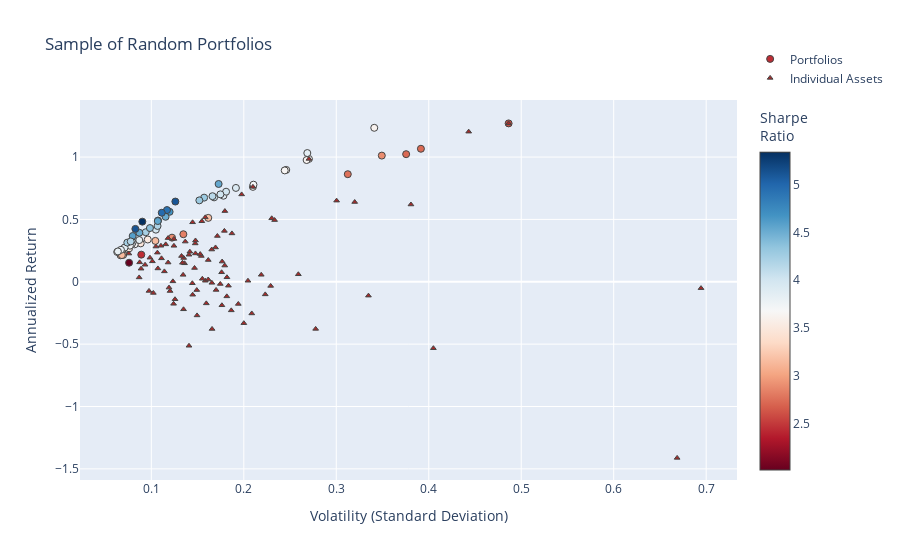

The notebook cell saved with this chart:
### Code cell
fig2 = go.Figure()

fig2.add_trace(go.Scatter(
    x=[np.sqrt(p["variance"]) for p in dominant_portfolios],  # Convert variance to volatility
    y=[p["return"] for p in dominant_portfolios],
    mode='markers',
    marker=dict(
        color=[p["return"] / (np.sqrt(p["variance"])) for p in dominant_portfolios],  # Sharpe Ratio
        showscale=True,
        size=7,
        line=dict(width=1),
        colorscale="RdBu",
        colorbar=dict(title="Sharpe<br>Ratio")
    ),
    hoverinfo='text',
    text=[
        f"Return: {p['return']:.3%}<br>Volatility: {np.sqrt(p['variance']):.3f}<br>" +
        f"Sharpe Ratio: {p['sharpe']:.3f}<br>" +
        "<br>".join([f"{p['tickers'][i]}: Weight={p['weights'][i]:.3f}" for i in range(len(p['tickers']))])
        for p in dominant_portfolios
    ],
    name="Portfolios"
))

fig2.add_trace(go.Scatter(
    x=volatility,
    y=annualized_returns,
    mode='markers',
    hoverinfo='text',
    hovertext=[
        f"{name} <br>Volatility: {vol:.3f} <br>Returns: {ret:.3%} <br>Sharpe Ratio: {sr:.3f}"
        for name, vol, ret, sr in zip(names, volatility, annualized_returns, sharpe_ratios)
    ],
    marker=dict(
        color='brown',
        size=5,
        symbol='triangle-up',  # Sets the marker shape to a triangle
        line=dict(width=1)
    ),
    name="Individual Assets"
))

fig2.update_layout(
    title='Sample of Random Portfolios',
    xaxis_title='Volatility (Standard Deviation)',
    yaxis_title='Annualized Return',
    legend=dict(y=5
    )
)

fig2.show()

### Figure 1 — Plotly figure (JSON) as saved in the notebook; plotly's stock layout.template omitted (floating-point values rounded to 4 significant figures)
{"data": [{"hoverinfo": "text", "marker": {"color": [2.442, 2.011, 3.17, 3.479, 2.832, 2.891, 3.659, 4.578, 5.105, 3.57, 3.139, 2.76, 3.876, 3.524, 3.957, 3.981, 3.626, 3.094, 4.192, 3.82, 4.294, 2.897, 3.845, 3.523, 4.229, 4.373, 4.517, 3.643, 5.34, 4.594, 3.993, 4.682, 2.724, 5.125, 3.755, 4.296, 3.179, 2.724, 3.142, 4.01, 4.514, 4.917, 4.031, 3.643, 3.767, 3.699, 3.857, 3.785, 4.243, 3.647, 3.655, 3.619, 2.611, 3.93, 4.13, 3.841, 4.538, 3.818, 4.972, 4.551, 3.809, 4.16], "colorbar": {"title": {"text": "Sharpe<br>Ratio"}}, "colorscale": [[0, "rgb(103,0,31)"], [0.1, "rgb(178,24,43)"], [0.2, "rgb(214,96,77)"], [0.3, "rgb(244,165,130)"], [0.4, "rgb(253,219,199)"], [0.5, "rgb(247,247,247)"], [0.6, "rgb(209,229,240)"], [0.7, "rgb(146,197,222)"], [0.8, "rgb(67,147,195)"], [0.9, "rgb(33,102,172)"], [1, "rgb(5,48,97)"]], "line": {"width": 1}, "showscale": true, "size": 7}, "mode": "markers", "name": "Portfolios", "text": ["Return: 21.764%<br>Volatility: 0.089<br>Sharpe Ratio: 2.442<br>SAP_Close: Weight=0.423<br>ABT_Close: Weight=0.267<br>DUK_Close: Weight=0.310", "Return: 15.274%<br>Volatility: 0.076<br>Sharpe Ratio: 2.011<br>AAPL_Close: Weight=0.242<br>AEP_Close: Weight=0.664<br>JPM_Close: Weight=0.094", "Return: 51.224%<br>Volatility: 0.162<br>Sharpe Ratio: 3.170<br>ISRG_Close: Weight=0.906<br>AMD_Close: Weight=0.000<br>VZ_Close: Weight=0.082<br>SYY_Close: Weight=0.012", "Return: 30.802%<br>Volatility: 0.089<br>Sharpe Ratio: 3.479<br>AEP_Close: Weight=0.482<br>AMD_Close: Weight=0.000<br>REGN_Close: Weight=0.180<br>WMT_Close: Weight=0.338", "Return: 38.129%<br>Volatility: 0.135<br>Sharpe Ratio: 2.832<br>REGN_Close: Weight=0.379<br>ETN_Close: Weight=0.621<br>CVX_Close: Weight=0.000", "Return: 35.380%<br>Volatility: 0.122<br>Sharpe Ratio: 2.891<br>IBM_Close: Weight=0.000<br>REGN_Close: Weight=0.311<br>ETN_Close: Weight=0.510<br>CRM_Close: Weight=0.179", "Return: 30.017%<br>Volatility: 0.082<br>Sharpe Ratio: 3.659<br>WMT_Close: Weight=0.266<br>HON_Close: Weight=0.286<br>SO_Close: Weight=0.000<br>UNH_Close: Weight=0.449", "Return: 49.110%<br>Volatility: 0.107<br>Sharpe Ratio: 4.578<br>WMT_Close: Weight=0.349<br>NKE_Close: Weight=0.000<br>BABA_Close: Weight=0.334<br>EXC_Close: Weight=0.318", "Return: 64.314%<br>Volatility: 0.126<br>Sharpe Ratio: 5.105<br>BABA_Close: Weight=0.319<br>MCD_Close: Weight=0.551<br>CVX_Close: Weight=0.000<br>EW_Close: Weight=0.130", "Return: 26.335%<br>Volatility: 0.074<br>Sharpe Ratio: 3.570<br>BIIB_Close: Weight=0.000<br>GOOGL_Close: Weight=0.090<br>KO_Close: Weight=0.823<br>TSLA_Close: Weight=0.087", "Return: 32.771%<br>Volatility: 0.104<br>Sharpe Ratio: 3.139<br>AMD_Close: Weight=0.000<br>ORCL_Close: Weight=0.316<br>SYK_Close: Weight=0.684", "Return: 86.246%<br>Volatility: 0.312<br>Sharpe Ratio: 2.760<br>GIS_Close: Weight=0.000<br>GOOG_Close: Weight=0.367<br>NVDA_Close: Weight=0.633", "Return: 68.993%<br>Volatility: 0.178<br>Sharpe Ratio: 3.876<br>EW_Close: Weight=0.282<br>IBM_Close: Weight=0.000<br>PYPL_Close: Weight=0.718", "Return: 33.889%<br>Volatility: 0.096<br>Sharpe Ratio: 3.524<br>MSFT_Close: Weight=0.386<br>UNH_Close: Weight=0.613<br>GM_Close: Weight=0.000<br>VZ_Close: Weight=0.001", "Return: 31.585%<br>Volatility: 0.080<br>Sharpe Ratio: 3.957<br>NEE_Close: Weight=0.495<br>MSFT_Close: Weight=0.236<br>MMM_Close: Weight=0.039<br>DE_Close: Weight=0.231", "Return: 41.776%<br>Volatility: 0.105<br>Sharpe Ratio: 3.981<br>ADBE_Close: Weight=0.562<br>WMT_Close: Weight=0.438<br>SYY_Close: Weight=0.000", "Return: 76.095%<br>Volatility: 0.210<br>Sharpe Ratio: 3.626<br>PG_Close: Weight=0.000<br>GIS_Close: Weight=0.000<br>CVX_Close: Weight=0.000<br>PYPL_Close: Weight=1.000", "Return: 21.536%<br>Volatility: 0.070<br>Sharpe Ratio: 3.094<br>VZ_Close: Weight=0.000<br>KO_Close: Weight=0.892<br>TXN_Close: Weight=0.100<br>MDT_Close: Weight=0.008", "Return: 44.750%<br>Volatility: 0.107<br>Sharpe Ratio: 4.192<br>BABA_Close: Weight=0.389<br>DUK_Close: Weight=0.611<br>K_Close: Weight=0.000", "Return: 30.102%<br>Volatility: 0.079<br>Sharpe Ratio: 3.820<br>NEE_Close: Weight=0.616<br>ACN_Close: Weight=0.000<br>GIS_Close: Weight=0.000<br>WMT_Close: Weight=0.384", "Return: 67.464%<br>Volatility: 0.157<br>Sharpe Ratio: 4.294<br>VRTX_Close: Weight=0.161<br>ABT_Close: Weight=0.238<br>BA_Close: Weight=0.600<br>MDT_Close: Weight=0.000", "Return: 101.157%<br>Volatility: 0.349<br>Sharpe Ratio: 2.897<br>NVDA_Close: Weight=0.671<br>RDY_Close: Weight=0.000<br>TSLA_Close: Weight=0.329", "Return: 33.441%<br>Volatility: 0.087<br>Sharpe Ratio: 3.845<br>JNJ_Close: Weight=0.178<br>MCD_Close: Weight=0.540<br>MMM_Close: Weight=0.282", "Return: 26.754%<br>Volatility: 0.076<br>Sharpe Ratio: 3.523<br>PEP_Close: Weight=0.000<br>KO_Close: Weight=0.773<br>ACN_Close: Weight=0.000<br>DE_Close: Weight=0.227", "Return: 39.731%<br>Volatility: 0.094<br>Sharpe Ratio: 4.229<br>RMD_Close: Weight=0.000<br>EXC_Close: Weight=0.000<br>ISRG_Close: Weight=0.404<br>NEE_Close: Weight=0.596", "Return: 43.069%<br>Volatility: 0.098<br>Sharpe Ratio: 4.373<br>PYPL_Close: Weight=0.372<br>PEP_Close: Weight=0.343<br>WMT_Close: Weight=0.285", "Return: 39.316%<br>Volatility: 0.087<br>Sharpe Ratio: 4.517<br>VZ_Close: Weight=0.000<br>PYPL_Close: Weight=0.312<br>KO_Close: Weight=0.688", "Return: 98.505%<br>Volatility: 0.270<br>Sharpe Ratio: 3.643<br>BABA_Close: Weight=1.000<br>CVX_Close: Weight=0.000<br>AAPL_Close: Weight=0.000", "Return: 48.214%<br>Volatility: 0.090<br>Sharpe Ratio: 5.340<br>NEE_Close: Weight=0.572<br>DE_Close: Weight=0.175<br>BABA_Close: Weight=0.253", "Return: 36.682%<br>Volatility: 0.080<br>Sharpe Ratio: 4.594<br>VRTX_Close: Weight=0.067<br>ADBE_Close: Weight=0.274<br>KO_Close: Weight=0.659<br>SO_Close: Weight=0.000", "Return: 72.209%<br>Volatility: 0.181<br>Sharpe Ratio: 3.993<br>PM_Close: Weight=0.367<br>NVDA_Close: Weight=0.132<br>EMR_Close: Weight=0.000<br>BABA_Close: Weight=0.501", "Return: 56.091%<br>Volatility: 0.120<br>Sharpe Ratio: 4.682<br>SYK_Close: Weight=0.351<br>BABA_Close: Weight=0.279<br>CAT_Close: Weight=0.142<br>ADBE_Close: Weight=0.228", "Return: 102.303%<br>Volatility: 0.376<br>Sharpe Ratio: 2.724<br>NVDA_Close: Weight=0.827<br>RMD_Close: Weight=0.173<br>XOM_Close: Weight=0.000<br>BTI_Close: Weight=0.000", "Return: 42.407%<br>Volatility: 0.083<br>Sharpe Ratio: 5.125<br>GS_Close: Weight=0.000<br>BABA_Close: Weight=0.224<br>KO_Close: Weight=0.710<br>REGN_Close: Weight=0.066", "Return: 25.898%<br>Volatility: 0.069<br>Sharpe Ratio: 3.755<br>TMO_Close: Weight=0.168<br>DE_Close: Weight=0.176<br>NKE_Close: Weight=0.010<br>KO_Close: Weight=0.646", "Return: 65.267%<br>Volatility: 0.152<br>Sharpe Ratio: 4.296<br>ISRG_Close: Weight=0.465<br>PYPL_Close: Weight=0.501<br>GILD_Close: Weight=0.033<br>QCOM_Close: Weight=0.000", "Return: 21.221%<br>Volatility: 0.067<br>Sharpe Ratio: 3.179<br>KO_Close: Weight=0.806<br>PM_Close: Weight=0.000<br>T_Close: Weight=0.000<br>MMM_Close: Weight=0.194", "Return: 106.652%<br>Volatility: 0.392<br>Sharpe Ratio: 2.724<br>NKE_Close: Weight=0.120<br>NVDA_Close: Weight=0.880<br>INTC_Close: Weight=0.000", "Return: 21.418%<br>Volatility: 0.068<br>Sharpe Ratio: 3.142<br>BSX_Close: Weight=0.113<br>KO_Close: Weight=0.830<br>SNAP_Close: Weight=0.000<br>RMD_Close: Weight=0.057", "Return: 70.074%<br>Volatility: 0.175<br>Sharpe Ratio: 4.010<br>NKE_Close: Weight=0.017<br>PYPL_Close: Weight=0.561<br>MA_Close: Weight=0.274<br>NVDA_Close: Weight=0.148", "Return: 52.105%<br>Volatility: 0.115<br>Sharpe Ratio: 4.514<br>UNH_Close: Weight=0.584<br>PYPL_Close: Weight=0.416<br>DIS_Close: Weight=0.000<br>AMD_Close: Weight=0.000", "Return: 57.496%<br>Volatility: 0.117<br>Sharpe Ratio: 4.917<br>MCD_Close: Weight=0.561<br>BMY_Close: Weight=0.000<br>BA_Close: Weight=0.439", "Return: 67.677%<br>Volatility: 0.168<br>Sharpe Ratio: 4.031<br>XOM_Close: Weight=0.000<br>IBM_Close: Weight=0.000<br>CAT_Close: Weight=0.316<br>PYPL_Close: Weight=0.684", "Return: 97.604%<br>Volatility: 0.268<br>Sharpe Ratio: 3.643<br>BMY_Close: Weight=0.000<br>LLY_Close: Weight=0.009<br>NKE_Close: Weight=0.000<br>BABA_Close: Weight=0.991", "Return: 28.956%<br>Volatility: 0.077<br>Sharpe Ratio: 3.767<br>SYK_Close: Weight=0.317<br>ABBV_Close: Weight=0.277<br>DIS_Close: Weight=0.000<br>NEE_Close: Weight=0.406", "Return: 77.854%<br>Volatility: 0.210<br>Sharpe Ratio: 3.699<br>MDT_Close: Weight=0.000<br>ETN_Close: Weight=0.269<br>BABA_Close: Weight=0.731", "Return: 27.429%<br>Volatility: 0.071<br>Sharpe Ratio: 3.857<br>KO_Close: Weight=0.612<br>UNH_Close: Weight=0.388<br>RDY_Close: Weight=0.000", "Return: 23.895%<br>Volatility: 0.063<br>Sharpe Ratio: 3.785<br>SYK_Close: Weight=0.300<br>RTX_Close: Weight=0.104<br>KO_Close: Weight=0.596", "Return: 31.401%<br>Volatility: 0.074<br>Sharpe Ratio: 4.243<br>META_Close: Weight=0.273<br>V_Close: Weight=0.142<br>NKE_Close: Weight=0.002<br>KO_Close: Weight=0.583", "Return: 89.688%<br>Volatility: 0.246<br>Sharpe Ratio: 3.647<br>CSCO_Close: Weight=0.000<br>HD_Close: Weight=0.095<br>CPB_Close: Weight=0.000<br>BABA_Close: Weight=0.905", "Return: 89.288%<br>Volatility: 0.244<br>Sharpe Ratio: 3.655<br>ZBH_Close: Weight=0.000<br>BTI_Close: Weight=0.000<br>BABA_Close: Weight=0.870<br>GOOG_Close: Weight=0.130", "Return: 123.439%<br>Volatility: 0.341<br>Sharpe Ratio: 3.619<br>ACN_Close: Weight=0.000<br>NVDA_Close: Weight=0.535<br>VRTX_Close: Weight=0.465", "Return: 126.996%<br>Volatility: 0.486<br>Sharpe Ratio: 2.611<br>UA_Close: Weight=0.000<br>VRTX_Close: Weight=1.000<br>BIIB_Close: Weight=0.000", "Return: 75.243%<br>Volatility: 0.191<br>Sharpe Ratio: 3.930<br>GM_Close: Weight=0.000<br>BABA_Close: Weight=0.610<br>ORCL_Close: Weight=0.390", "Return: 68.620%<br>Volatility: 0.166<br>Sharpe Ratio: 4.130<br>BA_Close: Weight=0.716<br>REGN_Close: Weight=0.284<br>AMD_Close: Weight=0.000", "Return: 103.197%<br>Volatility: 0.269<br>Sharpe Ratio: 3.841<br>BABA_Close: Weight=0.785<br>NVDA_Close: Weight=0.215<br>CVX_Close: Weight=0.000", "Return: 78.411%<br>Volatility: 0.173<br>Sharpe Ratio: 4.538<br>PYPL_Close: Weight=0.560<br>TSLA_Close: Weight=0.102<br>VRTX_Close: Weight=0.161<br>EW_Close: Weight=0.177", "Return: 25.635%<br>Volatility: 0.067<br>Sharpe Ratio: 3.818<br>KO_Close: Weight=0.495<br>GOOG_Close: Weight=0.096<br>SAP_Close: Weight=0.100<br>NEE_Close: Weight=0.309", "Return: 55.340%<br>Volatility: 0.111<br>Sharpe Ratio: 4.972<br>BA_Close: Weight=0.393<br>MCD_Close: Weight=0.506<br>MRK_Close: Weight=0.000<br>AMZN_Close: Weight=0.101", "Return: 48.697%<br>Volatility: 0.107<br>Sharpe Ratio: 4.551<br>UNH_Close: Weight=0.561<br>BA_Close: Weight=0.406<br>PM_Close: Weight=0.033<br>CPB_Close: Weight=0.000", "Return: 24.328%<br>Volatility: 0.064<br>Sharpe Ratio: 3.809<br>CRM_Close: Weight=0.098<br>ABBV_Close: Weight=0.274<br>BIIB_Close: Weight=0.000<br>KO_Close: Weight=0.628", "Return: 32.332%<br>Volatility: 0.078<br>Sharpe Ratio: 4.160<br>META_Close: Weight=0.293<br>ORCL_Close: Weight=0.173<br>LMT_Close: Weight=0.248<br>AEP_Close: Weight=0.285"], "type": "scatter", "x": [0.08913, 0.07595, 0.1616, 0.08853, 0.1347, 0.1224, 0.08204, 0.1073, 0.126, 0.07376, 0.1044, 0.3125, 0.178, 0.09616, 0.07983, 0.1049, 0.2099, 0.0696, 0.1067, 0.0788, 0.1571, 0.3492, 0.08698, 0.07593, 0.09395, 0.0985, 0.08703, 0.2704, 0.09028, 0.07985, 0.1808, 0.1198, 0.3756, 0.08275, 0.06897, 0.1519, 0.06675, 0.3915, 0.06816, 0.1747, 0.1154, 0.1169, 0.1679, 0.268, 0.07686, 0.2105, 0.07111, 0.06313, 0.07402, 0.2459, 0.2443, 0.3411, 0.4864, 0.1915, 0.1661, 0.2687, 0.1728, 0.06715, 0.1113, 0.107, 0.06387, 0.07772], "y": [0.2176, 0.1527, 0.5122, 0.308, 0.3813, 0.3538, 0.3002, 0.4911, 0.6431, 0.2634, 0.3277, 0.8625, 0.6899, 0.3389, 0.3158, 0.4178, 0.761, 0.2154, 0.4475, 0.301, 0.6746, 1.012, 0.3344, 0.2675, 0.3973, 0.4307, 0.3932, 0.9851, 0.4821, 0.3668, 0.7221, 0.5609, 1.023, 0.4241, 0.259, 0.6527, 0.2122, 1.067, 0.2142, 0.7007, 0.521, 0.575, 0.6768, 0.976, 0.2896, 0.7785, 0.2743, 0.2389, 0.314, 0.8969, 0.8929, 1.234, 1.27, 0.7524, 0.6862, 1.032, 0.7841, 0.2563, 0.5534, 0.487, 0.2433, 0.3233]}, {"hoverinfo": "text", "hovertext": ["WFC_Close <br>Volatility: 0.176 <br>Returns: -18.838% <br>Sharpe Ratio: -1.068", "MDT_Close <br>Volatility: 0.114 <br>Returns: 8.328% <br>Sharpe Ratio: 0.730", "BIIB_Close <br>Volatility: 0.229 <br>Returns: -3.324% <br>Sharpe Ratio: -0.145", "COST_Close <br>Volatility: 0.194 <br>Returns: -17.769% <br>Sharpe Ratio: -0.916", "UNH_Close <br>Volatility: 0.118 <br>Returns: 35.013% <br>Sharpe Ratio: 2.965", "EMR_Close <br>Volatility: 0.165 <br>Returns: -0.844% <br>Sharpe Ratio: -0.051", "LLY_Close <br>Volatility: 0.158 <br>Returns: 0.828% <br>Sharpe Ratio: 0.052", "GE_Close <br>Volatility: 0.166 <br>Returns: -37.831% <br>Sharpe Ratio: -2.284", "EW_Close <br>Volatility: 0.230 <br>Returns: 50.893% <br>Sharpe Ratio: 2.211", "AMD_Close <br>Volatility: 0.694 <br>Returns: -5.109% <br>Sharpe Ratio: -0.074", "TMO_Close <br>Volatility: 0.142 <br>Returns: 24.099% <br>Sharpe Ratio: 1.701", "RTX_Close <br>Volatility: 0.093 <br>Returns: 13.645% <br>Sharpe Ratio: 1.464", "AEP_Close <br>Volatility: 0.101 <br>Returns: 16.390% <br>Sharpe Ratio: 1.620", "AAPL_Close <br>Volatility: 0.162 <br>Returns: 17.462% <br>Sharpe Ratio: 1.081", "KO_Close <br>Volatility: 0.076 <br>Returns: 22.618% <br>Sharpe Ratio: 2.987", "MSFT_Close <br>Volatility: 0.137 <br>Returns: 32.231% <br>Sharpe Ratio: 2.358", "PFE_Close <br>Volatility: 0.098 <br>Returns: -7.335% <br>Sharpe Ratio: -0.752", "SO_Close <br>Volatility: 0.102 <br>Returns: -8.956% <br>Sharpe Ratio: -0.877", "RMD_Close <br>Volatility: 0.177 <br>Returns: 16.205% <br>Sharpe Ratio: 0.918", "MS_Close <br>Volatility: 0.219 <br>Returns: 5.606% <br>Sharpe Ratio: 0.256", "CPB_Close <br>Volatility: 0.149 <br>Returns: -26.972% <br>Sharpe Ratio: -1.805", "MMM_Close <br>Volatility: 0.118 <br>Returns: 15.425% <br>Sharpe Ratio: 1.305", "BABA_Close <br>Volatility: 0.270 <br>Returns: 98.505% <br>Sharpe Ratio: 3.643", "ZBH_Close <br>Volatility: 0.176 <br>Returns: 7.620% <br>Sharpe Ratio: 0.433", "CAT_Close <br>Volatility: 0.233 <br>Returns: 49.457% <br>Sharpe Ratio: 2.120", "DE_Close <br>Volatility: 0.179 <br>Returns: 40.807% <br>Sharpe Ratio: 2.279", "SAP_Close <br>Volatility: 0.147 <br>Returns: 30.725% <br>Sharpe Ratio: 2.084", "F_Close <br>Volatility: 0.186 <br>Returns: -22.923% <br>Sharpe Ratio: -1.229", "DUK_Close <br>Volatility: 0.089 <br>Returns: 10.492% <br>Sharpe Ratio: 1.180", "ISRG_Close <br>Volatility: 0.180 <br>Returns: 56.678% <br>Sharpe Ratio: 3.157", "PYPL_Close <br>Volatility: 0.210 <br>Returns: 76.095% <br>Sharpe Ratio: 3.626", "DHR_Close <br>Volatility: 0.126 <br>Returns: -13.996% <br>Sharpe Ratio: -1.114", "PEP_Close <br>Volatility: 0.087 <br>Returns: 15.556% <br>Sharpe Ratio: 1.780", "VRTX_Close <br>Volatility: 0.486 <br>Returns: 126.996% <br>Sharpe Ratio: 2.611", "BTI_Close <br>Volatility: 0.204 <br>Returns: 0.821% <br>Sharpe Ratio: 0.040", "UA_Close <br>Volatility: 0.335 <br>Returns: -11.114% <br>Sharpe Ratio: -0.332", "QCOM_Close <br>Volatility: 0.182 <br>Returns: -11.695% <br>Sharpe Ratio: -0.644", "WMT_Close <br>Volatility: 0.148 <br>Returns: 33.100% <br>Sharpe Ratio: 2.240", "PM_Close <br>Volatility: 0.135 <br>Returns: 19.081% <br>Sharpe Ratio: 1.414", "ADBE_Close <br>Volatility: 0.155 <br>Returns: 48.534% <br>Sharpe Ratio: 3.139", "NEE_Close <br>Volatility: 0.105 <br>Returns: 28.234% <br>Sharpe Ratio: 2.689", "ACN_Close <br>Volatility: 0.147 <br>Returns: 11.058% <br>Sharpe Ratio: 0.754", "REGN_Close <br>Volatility: 0.300 <br>Returns: 65.057% <br>Sharpe Ratio: 2.166", "GS_Close <br>Volatility: 0.209 <br>Returns: -25.385% <br>Sharpe Ratio: -1.217", "META_Close <br>Volatility: 0.158 <br>Returns: 51.648% <br>Sharpe Ratio: 3.262", "AMZN_Close <br>Volatility: 0.171 <br>Returns: 36.711% <br>Sharpe Ratio: 2.142", "LMT_Close <br>Volatility: 0.107 <br>Returns: 23.364% <br>Sharpe Ratio: 2.192", "SYY_Close <br>Volatility: 0.155 <br>Returns: 2.406% <br>Sharpe Ratio: 0.155", "GOOGL_Close <br>Volatility: 0.165 <br>Returns: 25.843% <br>Sharpe Ratio: 1.563", "VZ_Close <br>Volatility: 0.175 <br>Returns: -1.752% <br>Sharpe Ratio: -0.100", "INTC_Close <br>Volatility: 0.144 <br>Returns: -1.191% <br>Sharpe Ratio: -0.083", "BA_Close <br>Volatility: 0.198 <br>Returns: 70.035% <br>Sharpe Ratio: 3.543", "GOOG_Close <br>Volatility: 0.169 <br>Returns: 27.511% <br>Sharpe Ratio: 1.624", "NVDA_Close <br>Volatility: 0.443 <br>Returns: 120.348% <br>Sharpe Ratio: 2.715", "ORCL_Close <br>Volatility: 0.187 <br>Returns: 38.781% <br>Sharpe Ratio: 2.072", "IBM_Close <br>Volatility: 0.141 <br>Returns: -51.301% <br>Sharpe Ratio: -3.645", "SYK_Close <br>Volatility: 0.116 <br>Returns: 29.992% <br>Sharpe Ratio: 2.595", "SRE_Close <br>Volatility: 0.107 <br>Returns: 10.690% <br>Sharpe Ratio: 0.998", "XOM_Close <br>Volatility: 0.120 <br>Returns: -7.396% <br>Sharpe Ratio: -0.615", "ETN_Close <br>Volatility: 0.141 <br>Returns: 21.693% <br>Sharpe Ratio: 1.541", "EXC_Close <br>Volatility: 0.136 <br>Returns: 14.814% <br>Sharpe Ratio: 1.090", "MO_Close <br>Volatility: 0.200 <br>Returns: -33.192% <br>Sharpe Ratio: -1.659", "SNAP_Close <br>Volatility: 0.669 <br>Returns: -141.181% <br>Sharpe Ratio: -2.112", "T_Close <br>Volatility: 0.145 <br>Returns: -10.384% <br>Sharpe Ratio: -0.717", "K_Close <br>Volatility: 0.135 <br>Returns: -22.065% <br>Sharpe Ratio: -1.636", "GIS_Close <br>Volatility: 0.124 <br>Returns: -17.660% <br>Sharpe Ratio: -1.423", "JPM_Close <br>Volatility: 0.162 <br>Returns: 1.822% <br>Sharpe Ratio: 0.113", "HD_Close <br>Volatility: 0.134 <br>Returns: 5.554% <br>Sharpe Ratio: 0.413", "CRM_Close <br>Volatility: 0.148 <br>Returns: 22.729% <br>Sharpe Ratio: 1.539", "JNJ_Close <br>Volatility: 0.111 <br>Returns: 18.793% <br>Sharpe Ratio: 1.693", "BAC_Close <br>Volatility: 0.223 <br>Returns: -10.107% <br>Sharpe Ratio: -0.453", "CVX_Close <br>Volatility: 0.149 <br>Returns: -6.629% <br>Sharpe Ratio: -0.444", "HON_Close <br>Volatility: 0.099 <br>Returns: 19.309% <br>Sharpe Ratio: 1.960", "KR_Close <br>Volatility: 0.405 <br>Returns: -53.258% <br>Sharpe Ratio: -1.315", "BMY_Close <br>Volatility: 0.182 <br>Returns: 3.607% <br>Sharpe Ratio: 0.198", "CMCSA_Close <br>Volatility: 0.154 <br>Returns: 20.680% <br>Sharpe Ratio: 1.342", "MCD_Close <br>Volatility: 0.145 <br>Returns: 47.675% <br>Sharpe Ratio: 3.297", "GILD_Close <br>Volatility: 0.153 <br>Returns: 22.185% <br>Sharpe Ratio: 1.451", "RDY_Close <br>Volatility: 0.278 <br>Returns: -37.763% <br>Sharpe Ratio: -1.360", "DIS_Close <br>Volatility: 0.123 <br>Returns: 0.345% <br>Sharpe Ratio: 0.028", "V_Close <br>Volatility: 0.110 <br>Returns: 28.881% <br>Sharpe Ratio: 2.616", "GM_Close <br>Volatility: 0.170 <br>Returns: -6.545% <br>Sharpe Ratio: -0.385", "AMGN_Close <br>Volatility: 0.183 <br>Returns: -3.148% <br>Sharpe Ratio: -0.172", "CSCO_Close <br>Volatility: 0.159 <br>Returns: -17.299% <br>Sharpe Ratio: -1.085", "ABBV_Close <br>Volatility: 0.124 <br>Returns: 28.825% <br>Sharpe Ratio: 2.316", "PG_Close <br>Volatility: 0.087 <br>Returns: 3.502% <br>Sharpe Ratio: 0.403", "TXN_Close <br>Volatility: 0.179 <br>Returns: 13.001% <br>Sharpe Ratio: 0.725", "BSX_Close <br>Volatility: 0.134 <br>Returns: 15.214% <br>Sharpe Ratio: 1.138", "NFLX_Close <br>Volatility: 0.320 <br>Returns: 63.935% <br>Sharpe Ratio: 1.998", "NKE_Close <br>Volatility: 0.259 <br>Returns: 6.009% <br>Sharpe Ratio: 0.232", "MA_Close <br>Volatility: 0.124 <br>Returns: 34.348% <br>Sharpe Ratio: 2.760", "MRK_Close <br>Volatility: 0.119 <br>Returns: -4.687% <br>Sharpe Ratio: -0.393", "TSLA_Close <br>Volatility: 0.381 <br>Returns: 61.965% <br>Sharpe Ratio: 1.627", "ABT_Close <br>Volatility: 0.133 <br>Returns: 20.650% <br>Sharpe Ratio: 1.556"], "marker": {"color": "brown", "line": {"width": 1}, "size": 5, "symbol": "triangle-up"}, "mode": "markers", "name": "Individual Assets", "type": "scatter", "x": [0.1763, 0.1141, 0.2291, 0.1941, 0.1181, 0.1655, 0.1584, 0.1657, 0.2302, 0.6944, 0.1417, 0.09322, 0.1011, 0.1616, 0.07573, 0.1367, 0.09751, 0.1022, 0.1766, 0.2189, 0.1495, 0.1182, 0.2704, 0.176, 0.2333, 0.179, 0.1474, 0.1865, 0.08891, 0.1795, 0.2099, 0.1256, 0.08737, 0.4864, 0.2045, 0.3348, 0.1816, 0.1478, 0.135, 0.1546, 0.105, 0.1467, 0.3004, 0.2086, 0.1583, 0.1714, 0.1066, 0.1552, 0.1653, 0.1746, 0.1444, 0.1977, 0.1694, 0.4432, 0.1872, 0.1407, 0.1156, 0.1071, 0.1203, 0.1407, 0.1359, 0.2, 0.6686, 0.1447, 0.1348, 0.1241, 0.1615, 0.1344, 0.1477, 0.111, 0.2232, 0.1492, 0.09851, 0.405, 0.1818, 0.1541, 0.1446, 0.1529, 0.2777, 0.1233, 0.1104, 0.17, 0.1834, 0.1594, 0.1244, 0.08685, 0.1794, 0.1336, 0.3199, 0.259, 0.1244, 0.1191, 0.3808, 0.1327], "y": [-0.1884, 0.08328, -0.03324, -0.1777, 0.3501, -0.008444, 0.008278, -0.3783, 0.5089, -0.05109, 0.241, 0.1365, 0.1639, 0.1746, 0.2262, 0.3223, -0.07335, -0.08956, 0.162, 0.05606, -0.2697, 0.1543, 0.9851, 0.0762, 0.4946, 0.4081, 0.3073, -0.2292, 0.1049, 0.5668, 0.761, -0.14, 0.1556, 1.27, 0.008211, -0.1111, -0.117, 0.331, 0.1908, 0.4853, 0.2823, 0.1106, 0.6506, -0.2539, 0.5165, 0.3671, 0.2336, 0.02406, 0.2584, -0.01752, -0.01191, 0.7003, 0.2751, 1.203, 0.3878, -0.513, 0.2999, 0.1069, -0.07396, 0.2169, 0.1481, -0.3319, -1.412, -0.1038, -0.2206, -0.1766, 0.01822, 0.05554, 0.2273, 0.1879, -0.1011, -0.06629, 0.1931, -0.5326, 0.03607, 0.2068, 0.4767, 0.2219, -0.3776, 0.003455, 0.2888, -0.06545, -0.03148, -0.173, 0.2883, 0.03502, 0.13, 0.1521, 0.6393, 0.06009, 0.3435, -0.04687, 0.6196, 0.2065]}], "layout": {"legend": {"y": 5}, "title": {"text": "Sample of Random Portfolios"}, "xaxis": {"title": {"text": "Volatility (Standard Deviation)"}}, "yaxis": {"title": {"text": "Annualized Return"}}}}
